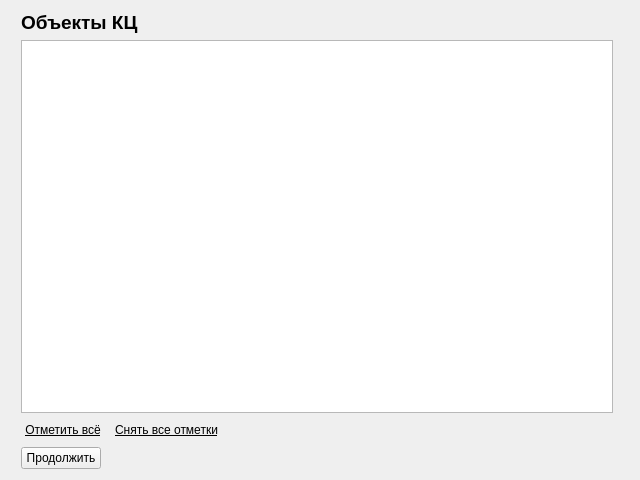
<?xml version="1.0" encoding="UTF-8"?>
<ui version="4.0">
 <class>Object_KC</class>
 <widget class="QWidget" name="Object_KC">
  <property name="geometry">
   <rect>
    <x>0</x>
    <y>0</y>
    <width>640</width>
    <height>480</height>
   </rect>
  </property>
  <property name="windowTitle">
   <string>Form</string>
  </property>
  <layout class="QGridLayout" name="gridLayout">
   <item row="8" column="0" colspan="2">
    <layout class="QHBoxLayout" name="horizontalLayout">
     <property name="leftMargin">
      <number>10</number>
     </property>
     <property name="rightMargin">
      <number>10</number>
     </property>
     <item>
      <widget class="QPushButton" name="pb_cancelAll">
       <property name="palette">
        <palette>
         <active>
          <colorrole role="WindowText">
           <brush brushstyle="SolidPattern">
            <color alpha="255">
             <red>0</red>
             <green>0</green>
             <blue>127</blue>
            </color>
           </brush>
          </colorrole>
         </active>
         <inactive>
          <colorrole role="WindowText">
           <brush brushstyle="SolidPattern">
            <color alpha="255">
             <red>0</red>
             <green>0</green>
             <blue>127</blue>
            </color>
           </brush>
          </colorrole>
         </inactive>
         <disabled>
          <colorrole role="WindowText">
           <brush brushstyle="SolidPattern">
            <color alpha="255">
             <red>128</red>
             <green>128</green>
             <blue>128</blue>
            </color>
           </brush>
          </colorrole>
         </disabled>
        </palette>
       </property>
       <property name="font">
        <font>
         <family>Arimo</family>
         <underline>true</underline>
        </font>
       </property>
       <property name="text">
        <string>Отметить всё</string>
       </property>
       <property name="flat">
        <bool>true</bool>
       </property>
      </widget>
     </item>
     <item>
      <widget class="QPushButton" name="pb_uncheckAll">
       <property name="palette">
        <palette>
         <active>
          <colorrole role="WindowText">
           <brush brushstyle="SolidPattern">
            <color alpha="255">
             <red>0</red>
             <green>0</green>
             <blue>127</blue>
            </color>
           </brush>
          </colorrole>
         </active>
         <inactive>
          <colorrole role="WindowText">
           <brush brushstyle="SolidPattern">
            <color alpha="255">
             <red>0</red>
             <green>0</green>
             <blue>127</blue>
            </color>
           </brush>
          </colorrole>
         </inactive>
         <disabled>
          <colorrole role="WindowText">
           <brush brushstyle="SolidPattern">
            <color alpha="255">
             <red>128</red>
             <green>128</green>
             <blue>128</blue>
            </color>
           </brush>
          </colorrole>
         </disabled>
        </palette>
       </property>
       <property name="font">
        <font>
         <family>Arimo</family>
         <underline>true</underline>
        </font>
       </property>
       <property name="text">
        <string>Снять все отметки</string>
       </property>
       <property name="flat">
        <bool>true</bool>
       </property>
      </widget>
     </item>
     <item>
      <spacer name="horizontalSpacer">
       <property name="orientation">
        <enum>Qt::Horizontal</enum>
       </property>
       <property name="sizeHint" stdset="0">
        <size>
         <width>40</width>
         <height>20</height>
        </size>
       </property>
      </spacer>
     </item>
    </layout>
   </item>
   <item row="11" column="0" colspan="2">
    <layout class="QHBoxLayout" name="horizontalLayout_2">
     <property name="leftMargin">
      <number>10</number>
     </property>
     <property name="rightMargin">
      <number>10</number>
     </property>
     <item>
      <widget class="QPushButton" name="Continue">
       <property name="text">
        <string>Продолжить</string>
       </property>
      </widget>
     </item>
     <item>
      <spacer name="horizontalSpacer_2">
       <property name="orientation">
        <enum>Qt::Horizontal</enum>
       </property>
       <property name="sizeHint" stdset="0">
        <size>
         <width>40</width>
         <height>20</height>
        </size>
       </property>
      </spacer>
     </item>
    </layout>
   </item>
   <item row="5" column="0">
    <layout class="QVBoxLayout" name="verticalLayout">
     <property name="leftMargin">
      <number>10</number>
     </property>
     <property name="rightMargin">
      <number>10</number>
     </property>
     <item>
      <widget class="QTableWidget" name="tableWidget">
       <attribute name="horizontalHeaderVisible">
        <bool>false</bool>
       </attribute>
       <attribute name="horizontalHeaderDefaultSectionSize">
        <number>200</number>
       </attribute>
       <attribute name="verticalHeaderVisible">
        <bool>false</bool>
       </attribute>
       <column>
        <property name="text">
         <string>Name</string>
        </property>
       </column>
      </widget>
     </item>
    </layout>
   </item>
   <item row="2" column="0">
    <layout class="QHBoxLayout" name="horizontalLayout_3">
     <property name="leftMargin">
      <number>10</number>
     </property>
     <item>
      <widget class="QLabel" name="label">
       <property name="font">
        <font>
         <family>Arimo</family>
         <pointsize>14</pointsize>
         <weight>75</weight>
         <bold>true</bold>
        </font>
       </property>
       <property name="text">
        <string>Объекты КЦ</string>
       </property>
      </widget>
     </item>
    </layout>
   </item>
  </layout>
 </widget>
 <resources/>
 <connections/>
</ui>
